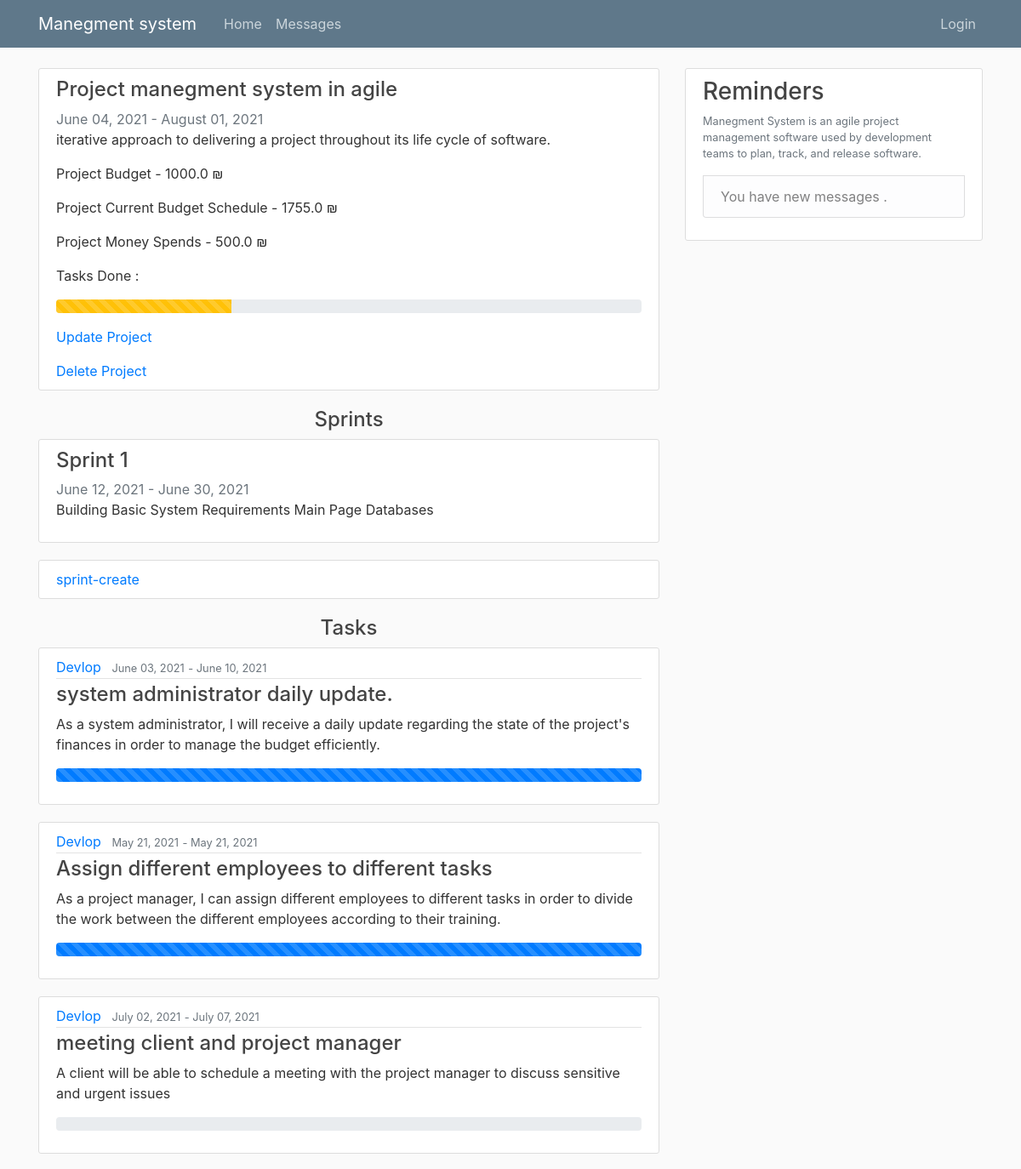
Before: /manager/13 (upper part) with the older database file.
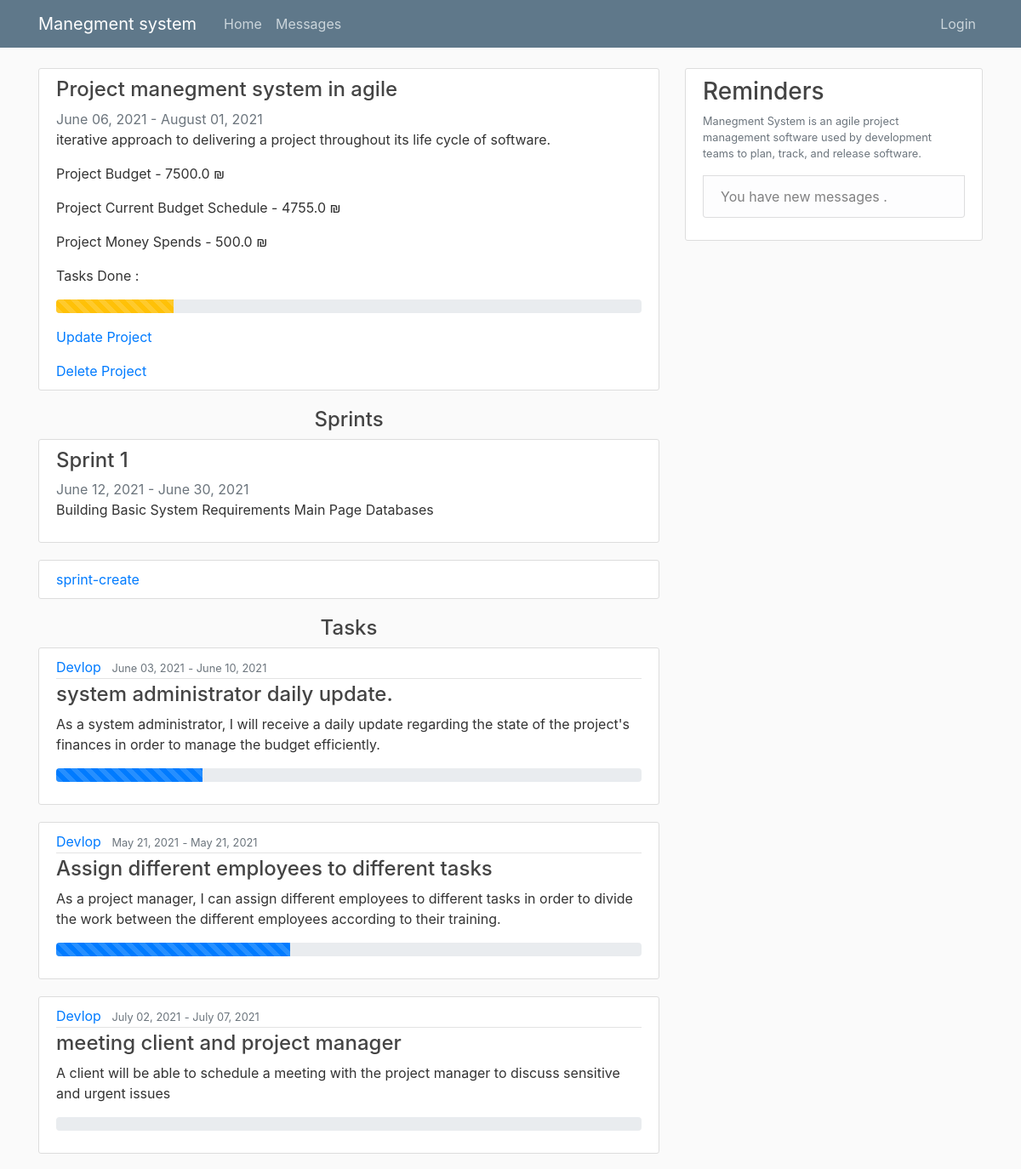
After: the same page with the newer database file.
### work/models.py (models this page shows, shortened)
class project(models.Model):
    ProjectName = models.CharField(max_length=300, null=False)
    startTime = models.DateField(null=False, auto_now=True)
    endTime = models.DateField(null=False)
    client = models.ForeignKey(User, on_delete=models.CASCADE)
    manager = models.ForeignKey(User, related_name="project_manager", on_delete=models.CASCADE)
    Budget = models.FloatField(null=False, default=0)
    currentBudgeSchedule = models.FloatField(null=False, default=0)
    MoneySpends = models.FloatField(null=False, default=0)
    Description = models.TextField(max_length=500, null=True)

class Task(models.Model):
    startTime = models.DateField(null=False)
    endTime = models.DateField(null=False)
    inCharge = models.ForeignKey(User, on_delete=models.CASCADE)
    workDone = models.IntegerField(default=0, validators=[MaxValueValidator(100), MinValueValidator(0)])
    lastUpdate = models.DateTimeField(null=False)
    cost = models.FloatField(null=False, default=0)
    TaskName = models.CharField(max_length=300, null=False)
    Description = models.TextField(max_length=500, null=True)
    projectnum = models.ForeignKey(project, on_delete=models.CASCADE)
    inSprint = models.BooleanField(default=False)

### pages/views.py (the view)
# urls.py: path('manager/<int:project_id>', manager_views_projects, name='manager_views_projects'),
def manager_views_projects(request, project_id):
    tasks = Task.objects.all().filter(projectnum=project_id, inSprint=False)
    sprints = Sprint.objects.all().filter(projectnum=project_id)
    p = get_object_or_404(project, id=project_id)
    p.count = 0
    if Task.objects.all().filter(projectnum=project_id, workDone=100):
        p.count = Task.objects.all().filter(projectnum=project_id, workDone=100).count() / Task.objects.all().filter(
            projectnum=project_id).count() * 100
    route = 'project'
    return render(request, "manager_project_view.html", {'tasks': tasks, 'sprints': sprints, 'p': p, 'route': route})

### templates/manager_project_view.html (shortened to what this page needs)
{% extends "Base.html" %}
{% block content %}
        <article class="media content-section">
          <div class="media-body">
            <h4>{{ p.ProjectName }}</h4>
               <a class="text-muted">{{ p.startTime|date:"F d, Y" }}</a>
                <a class="text-muted"> - </a>
              <a class="text-muted">{{ p.endTime|date:"F d, Y" }}</a>
            <p class="article-content">{{ p.Description }}</p>
            <p><a class="mr-2" >Project Budget - {{ p.Budget }} ₪ </a></p>
            <p><a class="mr-2" >Project Current Budget Schedule - {{ p.currentBudgeSchedule }} ₪ </a></p>
            <p><a class="mr-2" >Project Money Spends  - {{ p.MoneySpends }} ₪ </a></p>
            <p><a class="mr-2" >Tasks Done :</a></p>
               <p>  <div class="progress">
                <div class="progress-bar progress-bar-striped progress-bar-animated bg-warning" role="progressbar" style="width:{{p.count}}%" aria-valuenow="0" aria-valuemin="0" aria-valuemax="100"></div>
             </div></p>
 <a href="{% url 'project-update' p.pk  %}">Update Project</a><p></p>
 <a href="{% url 'project-delete' p.pk  %}">Delete Project</a>
              </div>
        </article>
          <h4><center>Sprints</center></h4>
        {% for sprint in sprints %}
        <article class="media content-section">
          <div class="media-body">
            <h4><a class="article-title" href=" {% url 'manager_views_sprints' sprint.id %}">{{ sprint.SprintName }}</a></h4>
               <a class="text-muted">{{ sprint.StartTime|date:"F d, Y" }}</a>
                <a class="text-muted"> - </a>
              <a class="text-muted">{{ sprint.endTime|date:"F d, Y" }}</a>
            <p class="article-content">{{ sprint.Descripion }}</p>
              </div>
        </article>
    {% endfor %}
    <article class="media content-section">
            <a href="{% url 'sprint-create' p.pk %}">sprint-create</a>
    </article>
          <h4><center>Tasks</center></h4>
        {% for task in tasks %}
        <article class="media content-section">
          <div class="media-body">
            <div class="article-metadata">
              <a class="mr-2" href="#">{{ task.inCharge }}</a>
              <small class="text-muted">{{ task.startTime|date:"F d, Y" }}</small>
                <small class="text-muted"> - </small>
              <small class="text-muted">{{ task.endTime|date:"F d, Y" }}</small>
            </div>
            <h4><a class="article-title" href="{% url 'manager_task_view' task.id %}">{{ task.TaskName }}</a></h4>
              <p class="article-content">{{ task.Description }}</p>
              <p><div class="progress">
            <div class="progress-bar progress-bar-striped progress-bar-animated " role="progressbar" style="width: {{task.workDone}}%" aria-valuenow="0" aria-valuemin="0" aria-valuemax="100"></div>
              </div></p>
            </div>
        </article>
    {% endfor %}
{% endblock content %}

Changed rows visible on the page:
changed project "Project manegment system in agile": startTime "June 04, 2021" → "June 06, 2021"; Budget "1000.0" → "7500.0"; currentBudgeSchedule "1755.0" → "4755.0"
changed Task "system administrator daily update.": workDone 100 → 25 (drawn)
changed Task "Assign different employees to different tasks": workDone 100 → 40 (drawn)
Other visible differences:
{{ p.count }}: 30.0 → 20.0 (drawn)
